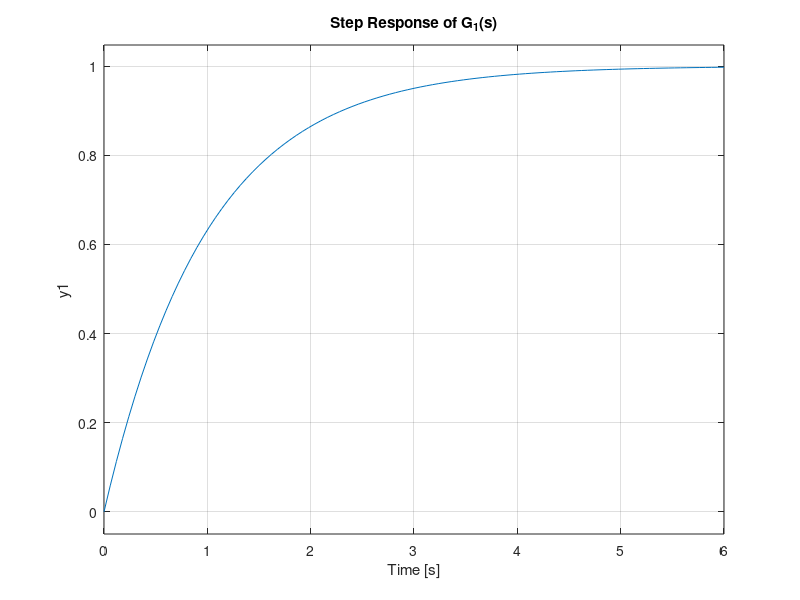
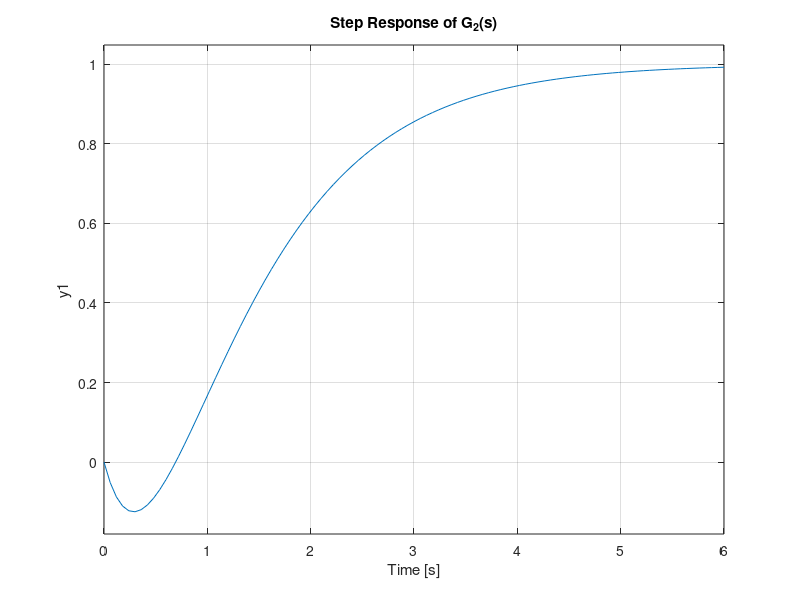
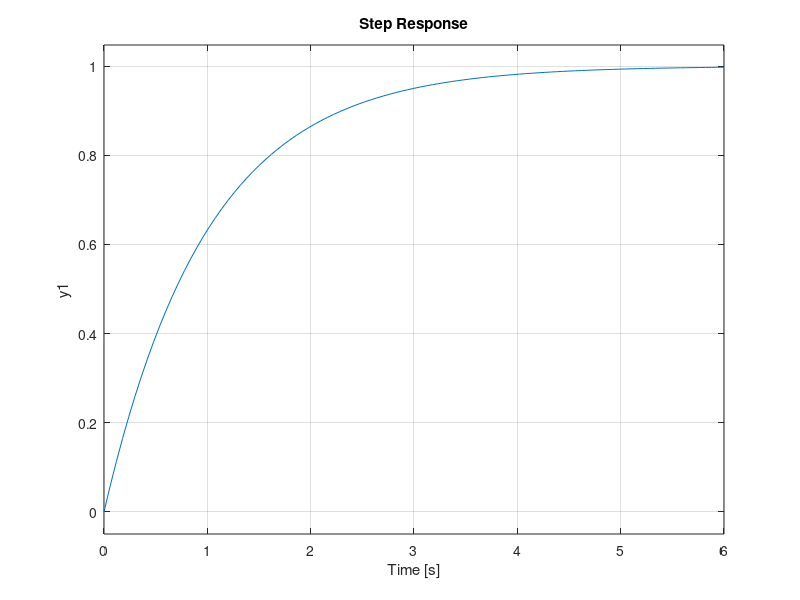
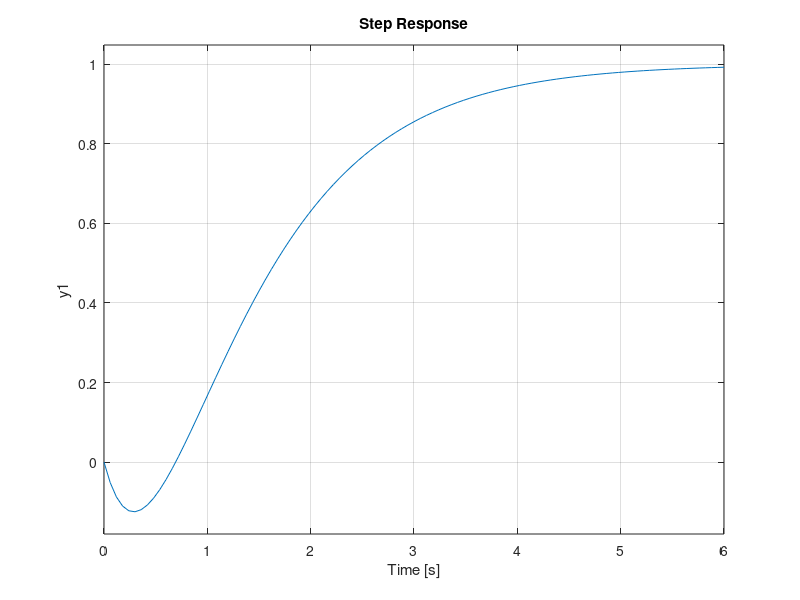

The MATLAB script that drew these images, in order:
%Brandon Lim
%Homework 4
clear, clc, close all

Gone = tf([1,2],[1,3,2]);
Gtwo = tf([-1,2],[1,3,2]);

figure
    step(Gone)
    title("Step Response of G_1(s)")
figure
    step(Gtwo)
    title("Step Response of G_2(s)")
figure
    step(tf([1],[1,1]))
figure
    step(tf([3],[1,1])+tf([-4],[1,2]))